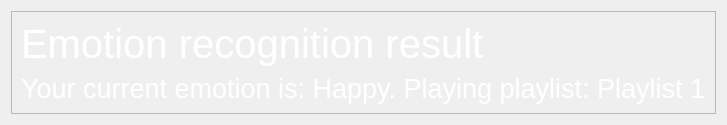
            <widget class="QWidget" name="page_emotion_recognition">
             <layout class="QVBoxLayout" name="verticalLayout_17">
              <item>
               <widget class="QFrame" name="frame_emotion_recognition">
                <property name="frameShape">
                 <enum>QFrame::StyledPanel</enum>
                </property>
                <property name="frameShadow">
                 <enum>QFrame::Raised</enum>
                </property>
                <layout class="QVBoxLayout" name="verticalLayout_16">
                 <item>
                  <widget class="QLabel" name="label_emotion_recognition">
                   <property name="font">
                    <font>
                     <pointsize>30</pointsize>
                    </font>
                   </property>
                   <property name="styleSheet">
                    <string notr="true">color: #FFF;</string>
                   </property>
                   <property name="text">
                    <string>Emotion recognition result</string>
                   </property>
                  </widget>
                 </item>
                 <item>
                  <widget class="QLabel" name="label_fer_result">
                   <property name="font">
                    <font>
                     <pointsize>20</pointsize>
                    </font>
                   </property>
                   <property name="styleSheet">
                    <string notr="true">color: #FFF;</string>
                   </property>
                   <property name="text">
                    <string>Your current emotion is: Happy. Playing playlist: Playlist 1</string>
                   </property>
                  </widget>
                 </item>
                </layout>
               </widget>
              </item>
             </layout>
            </widget>
